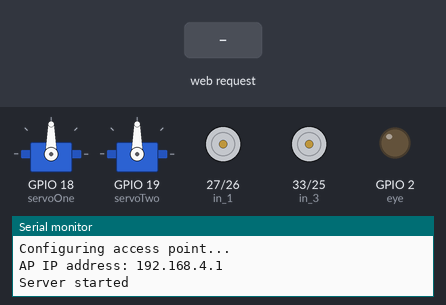
A sketch run on a simulated ESP32. Parts: 2 × servo, motor-driver pin pairs drawn as motors (green arrow = first pin HIGH = forward, orange = second pin HIGH = backward, longer = more drive, scaled by the enable pin), output pins drawn as LEDs (lit = HIGH), the last lines printed to the serial monitor. The test bench sets the inputs (shaded band).

Above: at 1.2 s.
1.3 s: HTTP request GET /forward received
2.8 s: HTTP request GET /backward received
4.3 s: HTTP request GET /left received
5.8 s: HTTP request GET /right received
7.3 s: HTTP request GET /T received
At 7.8 s:
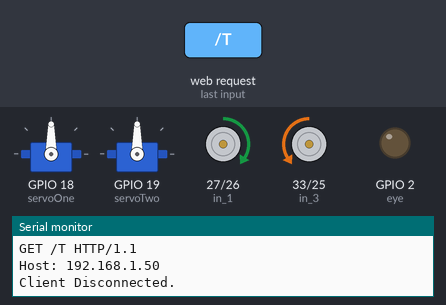
8.8 s: HTTP request GET /stop received
At 10.1 s:
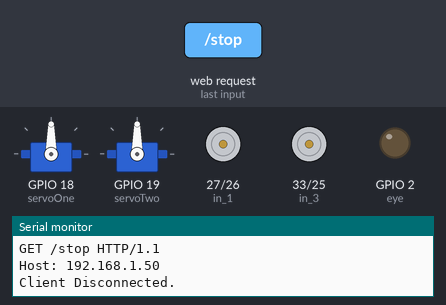
Timing chart, 0 to 11.3 s (numbered marks = the images above; inputs shaded):
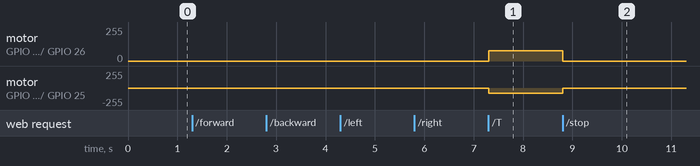

Measured:
- after the input at 7.3 s, motor on GPIO 27 (in_1) / GPIO 26 (in_2): stopped → forward 77/255 at once; motor on GPIO 33 (in_3) / GPIO 25 (in_4): stopped → backward 77/255 at once
- after the input at 8.8 s, motor on GPIO 27 (in_1) / GPIO 26 (in_2): forward 77/255 → stopped at once; motor on GPIO 33 (in_3) / GPIO 25 (in_4): backward 77/255 → stopped at once

The sketch:

robot_esp32_complete.ino
```cpp
#include <WiFi.h>
#include <WiFiClient.h>
#include <WiFiAP.h>
#include <ESP32Servo.h>

// Servos
Servo servo1;
Servo servo2;

// Servo ints
int servoOne = 18;
int servoTwo = 19;

// Motor pins
int in_1 = 27;
int in_2 = 26;
int in_3 = 33;
int in_4 = 25;
// enable pins
int en_1 = 14;
int en_2 = 32;
// Linus eye
int eye = 2;

// Setting PWM properties
const int freq = 2000;
const int pwmChannel = 4;
const int resolution = 8;
int dutyCycle = 0;

// Set these to your desired credentials.
// This can be whatever you want just be sure to alter this
const char *ssid = "";
const char *password = "";

WiFiServer server(80);


void setup() {
  // Allocation of Servo Timers
  ESP32PWM::allocateTimer(0);
  ESP32PWM::allocateTimer(1);
  ESP32PWM::allocateTimer(2);
  ESP32PWM::allocateTimer(3);

  // Set the hertz
  servo1.setPeriodHertz(50);
  servo2.setPeriodHertz(50);


  // Attach the pins
  servo1.attach(servoOne, 500, 2400);
  servo2.attach(servoTwo, 500, 2400);
  // Set the pins to output
  pinMode(in_1, OUTPUT);
  pinMode(in_2, OUTPUT);
  pinMode(in_3, OUTPUT);
  pinMode(in_4, OUTPUT);
  pinMode(en_1, OUTPUT);
  pinMode(en_2, OUTPUT);
  pinMode(eye, OUTPUT);

  // Set the pwmchannel, frequency and resolution for the enable lines
  ledcSetup(pwmChannel, freq, resolution);
  ledcAttachPin(en_1, pwmChannel);
  ledcAttachPin(en_2, pwmChannel);

  Serial.begin(115200);
  Serial.println();
  Serial.println("Configuring access point...");

  // You can remove the password parameter if you want the AP to be open.
  WiFi.softAP(ssid, password);
  IPAddress myIP = WiFi.softAPIP();
  Serial.print("AP IP address: ");
  Serial.println(myIP);
  server.begin();

  Serial.println("Server started");
}

void loop() {
  WiFiClient client = server.available();   // listen for incoming clients

  if (client) {                             // if you get a client,
    Serial.println("New Client.");           // print a message out the serial port
    String currentLine = "";                // make a String to hold incoming data from the client
    while (client.connected()) {            // loop while the client's connected
      if (client.available()) {             // if there's bytes to read from the client,
        char c = client.read();             // read a byte, then
        Serial.write(c);                    // print it out the serial monitor
        if (c == '\n') {                    // if the byte is a newline character

          // if the current line is blank, you got two newline characters in a row.
          // that's the end of the client HTTP request, so send a response:
          if (currentLine.length() == 0) {
            // HTTP headers always start with a response code (e.g. HTTP/1.1 200 OK)
            // and a content-type so the client knows what's coming, then a blank line:
            client.println("HTTP/1.1 200 OK");
            client.println("Content-type:text/html");
            client.println();

            // the content of the HTTP response follows the header:
            // HTML header
            client.println("<html>");
            client.println("<head>");
            // CSS
            client.println("<style> body { background: aqua;}");
            client.println("button { padding: 16px 32px; font-size: 16px; background: #3193D4; } </style>");
            // Main body
            client.println("</head><body><h1>Robot Control</h1>");
            client.println("<button onmousedown=location.href='/forward\' onmouseup=location.href='/stop\'>Forward</button>");
            client.println("<button onmousedown=location.href='/backward\' onmouseup=location.href='/stop\'>Backward</button>");
            client.println("<button onmousedown=location.href='/left\' onmouseup=location.href='/stop\'>Left</button>");
            client.println("<button onmousedown=location.href='/right\' onmouseup=location.href='/stop\'>Right</button>");
            client.println("<h2> Linus Eye </h2>");
            client.println("<button onmousedown=location.href='/O\' onmouseup=location.href='/L\'>Eye On</button>");
            client.println("<h2>Robot PWM</h2>");
            client.println("<button onmousedown=location.href='/T\'>30%</button>");
            client.println("<button onmousedown=location.href='/H\'>50%</button>");
            client.println("<button onmousedown=location.href='/F\'>100%</button>");
            client.println("<h2> Servo One </h2>");
            client.println("<button onmousedown=location.href='/Z\'>Min</button>");
            client.println("<button onmousedown=location.href='/N\'>Mid</button>");
            client.println("<button onmousedown=location.href='/F\'>Max</button>");
            client.println("<h2> Servo Two </h2>");
            client.println("<button onmousedown=location.href='/M\'>Min</button>");
            client.println("<button onmousedown=location.href='/D\'>Mid</button>");
            client.println("<button onmousedown=location.href='/X\'>Max</button>");
            client.println("</body></html>");

            // The HTTP response ends with another blank line:
            client.println();
            // break out of the while loop:
            break;
          } else {    // if you got a newline, then clear currentLine:
            currentLine = "";
          }
        } else if (c != '\r') {  // if you got anything else but a carriage return character,
          currentLine += c;      // add it to the end of the currentLine
        }

        // Directions for the robot
        if (currentLine.endsWith("GET /forward")) {
          digitalWrite(in_1, HIGH);
          digitalWrite(in_2, LOW);
          digitalWrite(in_3, HIGH);
          digitalWrite(in_4, LOW);

        }
        if (currentLine.endsWith("GET /backward")) {
          digitalWrite(in_1, LOW);
          digitalWrite(in_2, HIGH);
          digitalWrite(in_3, LOW);
          digitalWrite(in_4, HIGH);

        }
        if (currentLine.endsWith("GET /left")) {
          digitalWrite(in_1, LOW);
          digitalWrite(in_2, HIGH);
          digitalWrite(in_3, HIGH);
          digitalWrite(in_4, LOW);

        }
        if (currentLine.endsWith("GET /right")) {
          digitalWrite(in_1, HIGH);
          digitalWrite(in_2, LOW);
          digitalWrite(in_3, LOW);
          digitalWrite(in_4, HIGH);

        }


        if (currentLine.endsWith("GET /stop")) {
          digitalWrite(in_1, LOW);
          digitalWrite(in_2, LOW);
          digitalWrite(in_3, LOW);
          digitalWrite(in_4, LOW);

          }
        // PWM Control
         if (currentLine.endsWith("GET /T")) {
          ledcWrite(pwmChannel, 77);

          }
        if (currentLine.endsWith("GET /H")) {
          ledcWrite(pwmChannel, 128);

          }
        if (currentLine.endsWith("GET /F")) {
          ledcWrite(pwmChannel, 255);

          }
        // LED eye control
        if (currentLine.endsWith("GET /O")) {
          digitalWrite(eye, HIGH);
        }
        if (currentLine.endsWith("GET /L")) {
          digitalWrite(eye, LOW);
         // Servo control
        }
         if (currentLine.endsWith("GET /Z")) {
          servo1.write(0);

        }
        if (currentLine.endsWith("GET /N")) {
          servo1.write(90);
        }

        if (currentLine.endsWith("GET /E")) {
           servo1.write(180);
        }
        if (currentLine.endsWith("GET /M")) {
          servo2.write(0);

        }
        if (currentLine.endsWith("GET /D")) {
          servo2.write(90);
        }

        if (currentLine.endsWith("GET /X")) {
           servo2.write(180);
        }

      }
    }
    // close the connection:
    client.stop();
    Serial.println("Client Disconnected.");
  }
}
```
